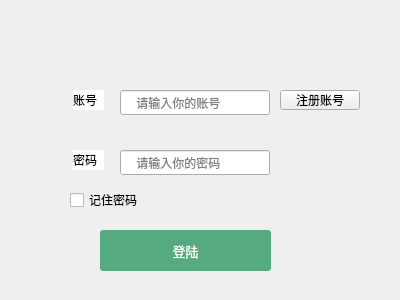
<?xml version="1.0" encoding="UTF-8"?>
<ui version="4.0">
 <class>Widget</class>
 <widget class="QWidget" name="Widget">
  <property name="geometry">
   <rect>
    <x>0</x>
    <y>0</y>
    <width>400</width>
    <height>300</height>
   </rect>
  </property>
  <property name="minimumSize">
   <size>
    <width>400</width>
    <height>300</height>
   </size>
  </property>
  <property name="maximumSize">
   <size>
    <width>400</width>
    <height>300</height>
   </size>
  </property>
  <property name="windowTitle">
   <string>企鹅</string>
  </property>
  <property name="styleSheet">
   <string notr="true"/>
  </property>
  <widget class="QPushButton" name="loginbtn">
   <property name="geometry">
    <rect>
     <x>100</x>
     <y>230</y>
     <width>171</width>
     <height>41</height>
    </rect>
   </property>
   <property name="font">
    <font>
     <family>黑体</family>
     <pointsize>10</pointsize>
     <weight>50</weight>
     <italic>false</italic>
     <bold>false</bold>
    </font>
   </property>
   <property name="styleSheet">
    <string notr="true">font: 10pt &quot;黑体&quot;;
color:white;
background-color: rgb(85,170,127);
border-radius: 3px;

</string>
   </property>
   <property name="text">
    <string>登陆</string>
   </property>
  </widget>
  <widget class="QLabel" name="label">
   <property name="geometry">
    <rect>
     <x>73</x>
     <y>90</y>
     <width>31</width>
     <height>20</height>
    </rect>
   </property>
   <property name="styleSheet">
    <string notr="true">background-color: rgb(255, 255, 255);
color: rgb(0, 0, 0);</string>
   </property>
   <property name="text">
    <string>账号</string>
   </property>
  </widget>
  <widget class="QLabel" name="label_2">
   <property name="geometry">
    <rect>
     <x>73</x>
     <y>150</y>
     <width>31</width>
     <height>20</height>
    </rect>
   </property>
   <property name="styleSheet">
    <string notr="true">color: rgb(0, 0, 0);
background-color: rgb(255, 255, 255);</string>
   </property>
   <property name="text">
    <string>密码</string>
   </property>
  </widget>
  <widget class="QLineEdit" name="leusername">
   <property name="geometry">
    <rect>
     <x>120</x>
     <y>90</y>
     <width>150</width>
     <height>25</height>
    </rect>
   </property>
   <property name="minimumSize">
    <size>
     <width>150</width>
     <height>25</height>
    </size>
   </property>
   <property name="maximumSize">
    <size>
     <width>150</width>
     <height>25</height>
    </size>
   </property>
   <property name="placeholderText">
    <string>    请输入你的账号</string>
   </property>
  </widget>
  <widget class="QLineEdit" name="leuserpwd">
   <property name="geometry">
    <rect>
     <x>120</x>
     <y>150</y>
     <width>150</width>
     <height>25</height>
    </rect>
   </property>
   <property name="minimumSize">
    <size>
     <width>150</width>
     <height>25</height>
    </size>
   </property>
   <property name="maximumSize">
    <size>
     <width>150</width>
     <height>25</height>
    </size>
   </property>
   <property name="echoMode">
    <enum>QLineEdit::Password</enum>
   </property>
   <property name="placeholderText">
    <string>    请输入你的密码</string>
   </property>
  </widget>
  <widget class="QPushButton" name="registbtn">
   <property name="geometry">
    <rect>
     <x>280</x>
     <y>90</y>
     <width>80</width>
     <height>20</height>
    </rect>
   </property>
   <property name="text">
    <string>注册账号</string>
   </property>
  </widget>
  <widget class="QCheckBox" name="cbpwd">
   <property name="geometry">
    <rect>
     <x>70</x>
     <y>190</y>
     <width>73</width>
     <height>20</height>
    </rect>
   </property>
   <property name="text">
    <string>记住密码</string>
   </property>
  </widget>
  <widget class="QLabel" name="label_3">
   <property name="geometry">
    <rect>
     <x>10</x>
     <y>10</y>
     <width>54</width>
     <height>61</height>
    </rect>
   </property>
   <property name="text">
    <string/>
   </property>
  </widget>
 </widget>
 <layoutdefault spacing="6" margin="11"/>
 <resources/>
 <connections/>
</ui>
